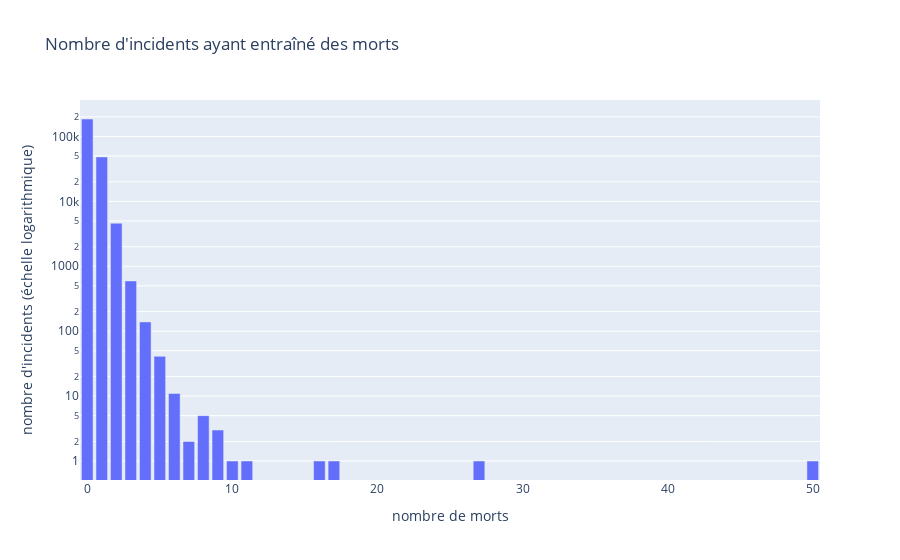

The notebook cell this image was saved under:
### Markdown cell above
### étude du nombre de morts et blessés par incident

### Code cell
fig3 = px.bar(updated_base, x=sorted(pd.unique(updated_base['n_killed'])), y=updated_base.groupby(updated_base['n_killed']).count()['incident_id'],
              labels={"x":"nombre de morts", "y":"nombre d'incidents (échelle logarithmique)"},
              title="Nombre d'incidents ayant entraîné des morts",
              log_y=True)

fig3

### Figure 1 — Plotly figure (JSON) as saved in the notebook; plotly's stock layout.template omitted (floating-point values rounded to 4 significant figures)
{"data": [{"alignmentgroup": "True", "hovertemplate": "nombre de morts=%{x}<br>nombre d'incidents (échelle logarithmique)=%{y}<extra></extra>", "legendgroup": "", "marker": {"color": "#636efa", "pattern": {"shape": ""}}, "name": "", "offsetgroup": "", "orientation": "v", "showlegend": false, "textposition": "auto", "type": "bar", "x": [0, 1, 2, 3, 4, 5, 6, 7, 8, 9, 10, 11, 16, 17, 27, 50], "xaxis": "x", "y": [185835, 48436, 4604, 595, 139, 41, 11, 2, 5, 3, 1, 1, 1, 1, 1, 1], "yaxis": "y"}], "layout": {"barmode": "relative", "legend": {"tracegroupgap": 0}, "title": {"text": "Nombre d'incidents ayant entraîné des morts"}, "xaxis": {"anchor": "y", "domain": [0, 1], "title": {"text": "nombre de morts"}}, "yaxis": {"anchor": "x", "domain": [0, 1], "title": {"text": "nombre d'incidents (échelle logarithmique)"}, "type": "log"}}}
